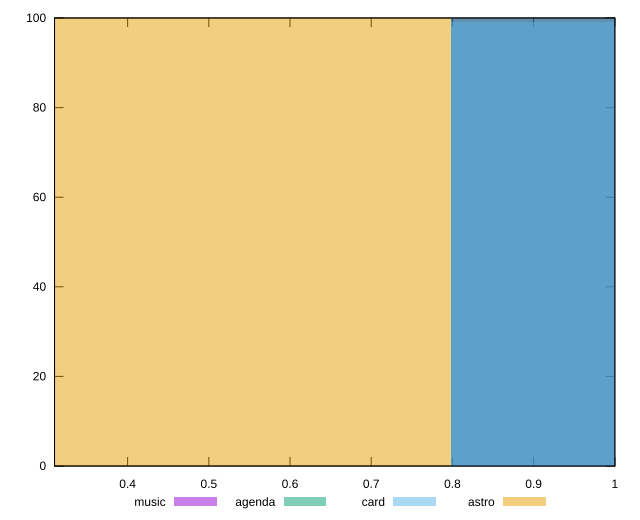

Write gnuplot code to recreate this figure.
reset

$music <<EOF
1.0644964717505034 100
EOF

$agenda <<EOF
1.0644964717505034 100
EOF

$card <<EOF
1.0644964717505034 99
EOF

$astro <<EOF
0.5322482358752517 100
EOF

set key outside below
set boxwidth 0.5322482358752517
set xrange [0.31:1]
set yrange [0:100]
set trange [0:100]
set style fill transparent solid 0.5 noborder
set terminal svg size 640, 520 enhanced background rgb 'white'
set output "reports/report_00030_2021-02-24T20-42-31.540Z/first-cpu-idle/comparison/histogram/all_score.svg"

plot $music title "music" with boxes, \
     $agenda title "agenda" with boxes, \
     $card title "card" with boxes, \
     $astro title "astro" with boxes

reset
